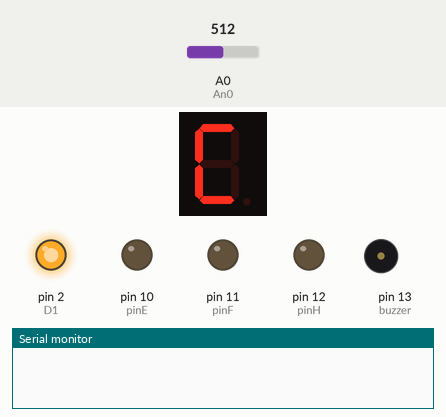
Simulated run of this program. Board: Arduino Uno, built with avr-gcc and run on an emulated ATmega328P. Parts: 1-digit seven-segment display, output pins drawn as LEDs (lit = HIGH), buzzer (waves = sounding), the last lines printed to the serial monitor. Wiring (inferred from the names in the program): 1-digit 7-segment display, segments lit when LOW: segments pin 3, pin 4, pin 5, pin 6, pin 7, pin 8, pin 9. Dashed ring = blinking. Inputs (shaded band) come from the test bench; at power-on: A0 (An0) = 512. The segment pins are drawn as the display they are named for; pins used as bus, display or sensor lines are not drawn.

Above: at 1.2 s.
1.3 s: A0 (An0) set to 1010
2.8 s: A0 (An0) set to 1021
At 3.8 s:
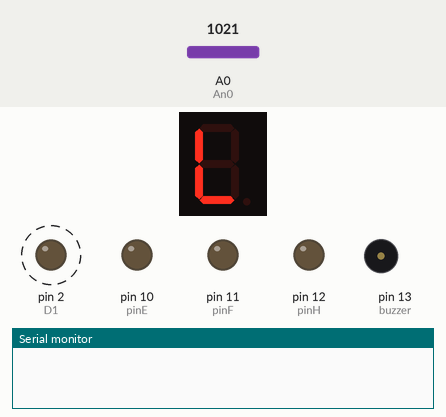
5.8 s: A0 (An0) set to 989
At 7.5 s:
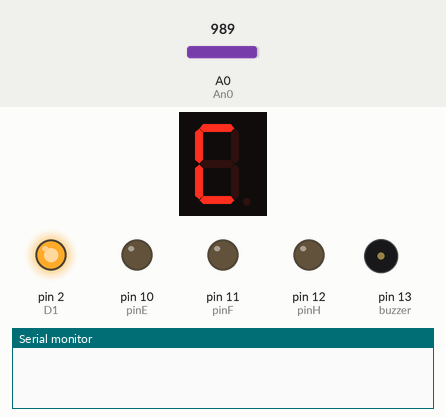
8.0 s: A0 (An0) set to 1023
At 11.5 s:
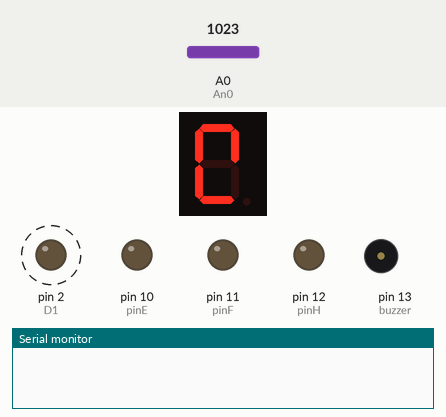
14.0 s: A0 (An0) set to 900
At 15.96 s:
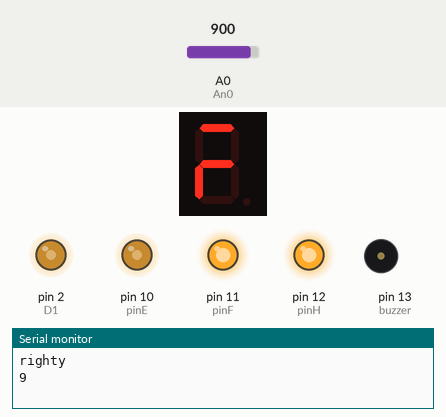
17.0 s: A0 (An0) set to 1023
At 18.4 s:
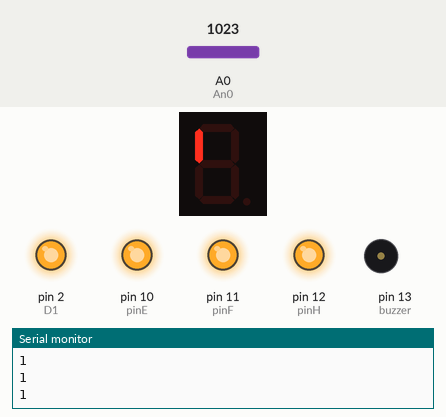
Timing chart, 0 to 26.0 s (numbered marks = the images above; inputs shaded):
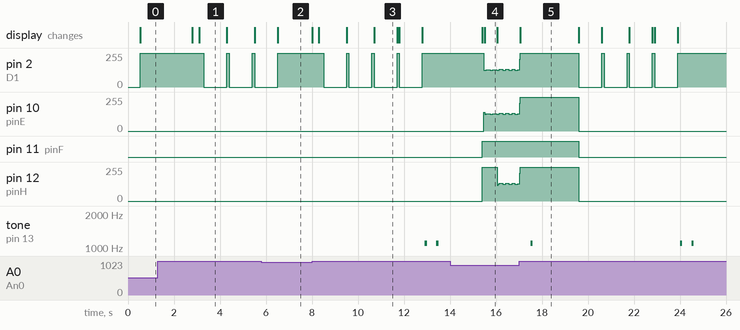

Measured:
- the behaviour switches between 1020 and 1021 on A0 (An0) (found by bisection; images 0 and 1)
- after the input at 1.3 s, every drawn part: stays the same
- after the input at 2.8 s, pin 2 (D1): alternates 255/255 for 0.10 s and 0/255 for 1.0 s, starting after 0.50 s; the display: changes at once (image 1)
- after the input at 5.8 s, pin 2 (D1): goes on until 6.5 s, then stays 255/255; tone on pin 13 (buzzer): stays silent (without the input it goes to 1100 Hz after 1.9 s)
- after the input at 8.0 s, pin 2 (D1): alternates 255/255 for 0.10 s and 0/255 for 1.0 s, starting after 0.50 s; tone on pin 13 (buzzer): alternates 1100 Hz for 0.10 s and silent for 0.40 s, starting after 4.9 s; the display: first changes at once (image 3 shows a later state)
- after the input at 14.0 s, pin 2 (D1): 255/255 → 124/255 after 1.5 s, → 130/255 0.12 s later, → 124/255 0.16 s later, → 131/255 0.12 s later, … (12 changes in this stretch); pin 11 (pinF): LOW → HIGH after 1.4 s
- after the input at 17.0 s, tone on pin 13 (buzzer): goes 1100 Hz 0.10 s, silent 6.4 s, 1100 Hz 0.10 s, silent 0.40 s, 1100 Hz 0.10 s, then silent, starting after 0.50 s; the display: changes after 0.06 s (image 5)
- what the display in image 1 shows lasts 1.2 s, from 3.1 s to 4.3 s

The program:

main.cpp
```cpp
#include <Arduino.h>

/*
    A
   ---
F |   | B
  | G |
   ---
E |   | C
  |   |
   ---
    D
 */

// Pin x-xx is connected to the 7 segments of the display.

long input = 20;
long idle=0;
boolean isCountingDown = false;
boolean paused = false;
boolean armed = false;
boolean done = false;
boolean arming = false;
int btnPressed = 0;
long mode = -1; //-1= startup 1=25 2=5 3=15
long longPress = 0;
int pinA = 6;
int pinB = 7;
int pinC = 8;
int pinD = 9;
int pinE = 10;
int pinF = 11;
int buzzer = 13;
int pinH = 12;
int An0 = 0;
int D1 = 2;
int D2 = 3;
int D3 = 4;
int D4 = 5;
int timer1_counter;
int displaySegmants[4] = {D1, D2, D3, D4};
int dashArming = 0;

long MODE_0 = 24 * 60;
long MODE_1 = 10 * 60;
long MODE_2 = 30 * 60;

long modes[3] = {MODE_0, MODE_1, MODE_2};

void seqmentControl(int bitmap[])
{
  for (unsigned int i = 0; i < 4; i++)
  {
    if (bitmap[i] == 1)
    {
      digitalWrite(displaySegmants[i], LOW);
    }
    else
    {
      digitalWrite(displaySegmants[i], HIGH);
    }
  }
}

void displayDash(int bitmap[])
{
  digitalWrite(pinA, LOW);
  digitalWrite(pinB, LOW);
  digitalWrite(pinC, LOW);
  digitalWrite(pinD, HIGH);
  digitalWrite(pinE, LOW);
  digitalWrite(pinF, LOW);
  digitalWrite(pinH, LOW);
  seqmentControl(bitmap);
}
void dashArm()
{
  arming = true;
  if (dashArming == 0)
  {
    displayDash(new int[4]{1, 0, 0, 0});
  }
  else if (dashArming == 1)
  {
    displayDash(new int[4]{1, 1, 0, 0});
  }
  else if (dashArming == 2)
  {
    displayDash(new int[4]{1, 1, 1, 0});
  }
  else if (dashArming == 3)
  {
    displayDash(new int[4]{1, 1, 1, 1});
  }
  dashArming++;
  delay(1000);
}
void reset()
{
  Serial.println("restting");
  done = false;
  armed = false;
  arming = false;
  dashArming = 0;
  input = 24 * 60;
  paused=false;
  isCountingDown=false;
  btnPressed=0;
  mode=-1;
}
void clearScreen()
{
  digitalWrite(D1, HIGH);
  digitalWrite(D2, HIGH);
  digitalWrite(D3, HIGH);
  digitalWrite(D4, HIGH);
}

void boom()
{
  digitalWrite(D1, LOW);
  digitalWrite(D2, HIGH);
  digitalWrite(D3, HIGH);
  digitalWrite(D4, HIGH);
  digitalWrite(pinA, HIGH);
  digitalWrite(pinB, HIGH);
  digitalWrite(pinC, HIGH);
  digitalWrite(pinD, LOW);
  digitalWrite(pinE, HIGH);
  digitalWrite(pinF, HIGH);
  digitalWrite(pinH, HIGH);
  tone(buzzer, 200, 3000);
  reset();
}

void cycleModes()
{
  if(dashArming>0)
  {
    return;
  }
  mode++;
  if (mode >= 3)
  {
    mode = 0;
  }

  tone(buzzer, 1000, 100);
  input = modes[mode];
  Serial.println("input");
  Serial.println(input);
  Serial.println("mode");
  Serial.println(mode);
}
// the setup routine runs once when you press reset:
void setup()
{
  // initialize the digital pins as outputs.
  noInterrupts(); // disable all interrupts
  Serial.begin(9600);
  pinMode(pinA, OUTPUT);
  pinMode(pinB, OUTPUT);
  pinMode(pinC, OUTPUT);
  pinMode(pinD, OUTPUT);
  pinMode(pinE, OUTPUT);
  pinMode(pinF, OUTPUT);
  pinMode(buzzer, OUTPUT);
  pinMode(pinH, OUTPUT);
  pinMode(D1, OUTPUT);
  pinMode(An0, INPUT);
  pinMode(D2, OUTPUT);
  pinMode(D3, OUTPUT);
  pinMode(D4, OUTPUT);

  noInterrupts(); // disable all interrupts

  //  TCCR0A = 0;// set entire TCCR2A register to 0
  //  TCCR0B = 0;// same for TCCR2B
  //  TCNT0  = 0;//initialize counter value to 0
  TCCR1A = 0;

  TCCR1B = 0;

  TCNT1 = 0;

  OCR1A = 31250; // compare match register 16MHz/256/2Hz

  TCCR1B |= (1 << WGM12); // CTC mode

  TCCR1B |= (1 << CS12); // 256 prescaler

  TIMSK1 |= (1 << OCIE1A); // enable timer compare interrupt

  //  TCNT0  = 0;//initialize counter value to 0
  //  OCR0A = 124;// = (16*10^6) / (2000*64) - 1 (must be <256)
  //  TCCR0A |= (1 << WGM01);
  //  TCCR0B |= (1 << CS01) | (1 << CS00);
  //  TIMSK0 |= (1 << OCIE0A);

  interrupts(); // enable all interrupts
}
unsigned long iterateDigit(unsigned long kkk)
{
  unsigned long i = 1;
  while (kkk--)
  {
    i *= 10;
  }

  return i;
}

ISR(TIMER1_COMPA_vect) // interrupt service routine
{
  TCNT1 = 34286; // preload timer

  if (isCountingDown && armed)
  {
    idle=0;
    Serial.println(isCountingDown);
    if (input == 0)
    {
      return;
    }
    input--;

    if (input < 10)
    {
      tone(buzzer, 1000, 100);
    }
  }else {
    idle++;
  }
}

// the loop routine runs over and over again forever:
void loop()
{
  //  Serial.println(mode);
  if (mode == 9 && !paused)
  {
    isCountingDown = true;
    armed = true;
  }

  int anInput = analogRead(An0);

  if (anInput > 1020)
  {
    idle=0;
    if (!dashArming)
    {
      clearScreen();
    }

    delay(100);
    anInput = analogRead(An0);
    btnPressed = 1;

    longPress += anInput;
    if (longPress > 5000 && (isCountingDown||paused))
    {
      tone(buzzer, 1100, 100);
      delay(2000);
      reset();
      return;
    }
    if (longPress > 5000 && !isCountingDown && dashArming < 4)
    {
      dashArm();
    }
    else if (!isCountingDown && dashArming == 4)
    {
      mode = 9;
      armed = true;
      btnPressed = 0;
      tone(buzzer, 1100, 100);
      delay(500);
      tone(buzzer, 1100, 100);
      delay(2000);
      arming = false;
      dashArming = 0;
      Serial.println("righty");
      Serial.println(mode);
      return;
    }
  }

  else
  {

    longPress = 0;

    arming = 0;

    if (btnPressed == 1)
    {
      btnPressed = 0;

      if (done)
      {
        reset();
      }

      if (paused)
      {

        tone(buzzer, 1100, 100);
        delay(500);
        tone(buzzer, 1100, 100);
        isCountingDown = true;
        paused = false;
      }
      else if (isCountingDown)
      {

        isCountingDown = false;
        paused = true;
        tone(buzzer, 1100, 100);
      }
      else
      {
        cycleModes();
      }

      dashArming = 0;
      return;
    }
  }

if(idle>3600)//one hour...save those leds...
{
  seqmentControl(new int[4]{0, 0, 0, 0});
    return;
}

  if (mode == -1)
  {

    displayDash(new int[4]{1, 1, 1, 1});
    return;
  }

  if (input == 0 && armed)
  {
    boom();
  }

  if (!arming && btnPressed == 0)
  {

    int hhh = 0;
    unsigned short digit = 1;

    if (input > 9)
    {
      digit = 2;
    }
    if (input > 99)
    {
      digit = 3;
    }
    if (input > 999)
    {
      digit = 4;
    }

    //  Serial.println(digit);

    while (digit--)
    {

      int koos = input / iterateDigit(digit) % 10;

      if (hhh == 0)
      {

        digitalWrite(D1, LOW);
        digitalWrite(D2, HIGH);
        digitalWrite(D3, HIGH);
        digitalWrite(D4, HIGH);
      }
      if (hhh == 1)
      {

        digitalWrite(D1, HIGH);
        digitalWrite(D2, LOW);
        digitalWrite(D3, HIGH);
        digitalWrite(D4, HIGH);
      }

      if (hhh == 2)
      {

        digitalWrite(D1, HIGH);
        digitalWrite(D2, HIGH);
        digitalWrite(D3, LOW);
        digitalWrite(D4, HIGH);
      }
      if (hhh == 3)
      {

        digitalWrite(D1, HIGH);
        digitalWrite(D2, HIGH);
        digitalWrite(D3, HIGH);
        digitalWrite(D4, LOW);
      }

      if (koos == 0)
      {
        digitalWrite(pinA, HIGH);
        digitalWrite(pinB, HIGH);
        digitalWrite(pinC, HIGH);
        digitalWrite(pinD, LOW);
        digitalWrite(pinE, HIGH);
        digitalWrite(pinF, HIGH);

        digitalWrite(pinH, HIGH);
      }
      else if (koos == 1)
      {

        digitalWrite(pinA, LOW);
        digitalWrite(pinB, HIGH);
        digitalWrite(pinC, LOW);
        digitalWrite(pinD, LOW);
        digitalWrite(pinE, LOW);
        digitalWrite(pinF, HIGH);

        digitalWrite(pinH, LOW);
      }
      else if (koos == 2)
      {

        digitalWrite(pinA, HIGH);
        digitalWrite(pinB, LOW);
        digitalWrite(pinC, HIGH);
        digitalWrite(pinD, HIGH);
        digitalWrite(pinE, LOW);
        digitalWrite(pinF, HIGH);

        digitalWrite(pinH, HIGH);
      }
      else if (koos == 3)
      {
        digitalWrite(pinA, HIGH);
        digitalWrite(pinB, HIGH);
        digitalWrite(pinC, LOW);
        digitalWrite(pinD, HIGH);
        digitalWrite(pinE, LOW);
        digitalWrite(pinF, HIGH);

        digitalWrite(pinH, HIGH);
      }
      else if (koos == 4)
      {
        digitalWrite(pinA, LOW);
        digitalWrite(pinB, HIGH);
        digitalWrite(pinC, LOW);
        digitalWrite(pinD, HIGH);
        digitalWrite(pinE, HIGH);
        digitalWrite(pinF, HIGH);

        digitalWrite(pinH, LOW);
      }
      else if (koos == 5)
      {
        digitalWrite(pinA, HIGH);
        digitalWrite(pinB, HIGH);
        digitalWrite(pinC, LOW);
        digitalWrite(pinD, HIGH);
        digitalWrite(pinE, HIGH);
        digitalWrite(pinF, LOW);

        digitalWrite(pinH, HIGH);
      }
      else if (koos == 6)
      {
        digitalWrite(pinA, HIGH);
        digitalWrite(pinB, HIGH);
        digitalWrite(pinC, HIGH);
        digitalWrite(pinD, HIGH);
        digitalWrite(pinE, HIGH);
        digitalWrite(pinF, LOW);

        digitalWrite(pinH, HIGH);
      }
      else if (koos == 7)
      {
        digitalWrite(pinA, LOW);
        digitalWrite(pinB, HIGH);
        digitalWrite(pinC, LOW);
        digitalWrite(pinD, LOW);
        digitalWrite(pinE, LOW);
        digitalWrite(pinF, HIGH);

        digitalWrite(pinH, HIGH);
      }
      else if (koos == 8)
      {
        digitalWrite(pinA, HIGH);
        digitalWrite(pinB, HIGH);
        digitalWrite(pinC, HIGH);
        digitalWrite(pinD, HIGH);
        digitalWrite(pinE, HIGH);
        digitalWrite(pinF, HIGH);

        digitalWrite(pinH, HIGH);
      }
      else if (koos == 9)
      {
        digitalWrite(pinA, HIGH);
        digitalWrite(pinB, HIGH);
        digitalWrite(pinC, LOW);
        digitalWrite(pinD, HIGH);
        digitalWrite(pinE, HIGH);
        digitalWrite(pinF, HIGH);

        digitalWrite(pinH, HIGH);
      }
      hhh++;
      delay(5);
    }
  }
}
```
